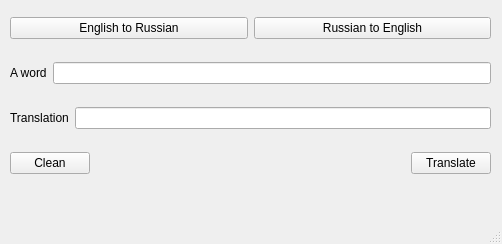
<?xml version="1.0" encoding="UTF-8"?>
<ui version="4.0">
 <class>Translator</class>
 <widget class="QMainWindow" name="Translator">
  <property name="geometry">
   <rect>
    <x>0</x>
    <y>0</y>
    <width>502</width>
    <height>244</height>
   </rect>
  </property>
  <property name="windowTitle">
   <string>Translator</string>
  </property>
  <widget class="QWidget" name="centralwidget">
   <widget class="QWidget" name="horizontalLayoutWidget">
    <property name="geometry">
     <rect>
      <x>10</x>
      <y>0</y>
      <width>481</width>
      <height>191</height>
     </rect>
    </property>
    <layout class="QHBoxLayout" name="horizontalLayout_6">
     <item>
      <layout class="QVBoxLayout" name="verticalLayout">
       <item>
        <layout class="QHBoxLayout" name="horizontalLayout_4">
         <item>
          <widget class="QPushButton" name="btn_chang_eng">
           <property name="text">
            <string>English to Russian</string>
           </property>
          </widget>
         </item>
         <item>
          <widget class="QPushButton" name="btn_chang_rus">
           <property name="text">
            <string>Russian to English</string>
           </property>
          </widget>
         </item>
        </layout>
       </item>
       <item>
        <layout class="QHBoxLayout" name="horizontalLayout_2">
         <item>
          <widget class="QLabel" name="label_w">
           <property name="text">
            <string>A word</string>
           </property>
          </widget>
         </item>
         <item>
          <widget class="QLineEdit" name="line_word"/>
         </item>
        </layout>
       </item>
       <item>
        <layout class="QHBoxLayout" name="horizontalLayout">
         <item>
          <widget class="QLabel" name="label_t">
           <property name="text">
            <string>Translation</string>
           </property>
          </widget>
         </item>
         <item>
          <widget class="QLineEdit" name="line_trans"/>
         </item>
        </layout>
       </item>
       <item>
        <layout class="QHBoxLayout" name="horizontalLayout_3">
         <item>
          <widget class="QPushButton" name="clean_btn">
           <property name="text">
            <string>Clean</string>
           </property>
          </widget>
         </item>
         <item>
          <spacer name="horizontalSpacer">
           <property name="orientation">
            <enum>Qt::Horizontal</enum>
           </property>
           <property name="sizeHint" stdset="0">
            <size>
             <width>40</width>
             <height>20</height>
            </size>
           </property>
          </spacer>
         </item>
         <item>
          <widget class="QPushButton" name="push_btn">
           <property name="text">
            <string>Translate</string>
           </property>
          </widget>
         </item>
        </layout>
       </item>
      </layout>
     </item>
    </layout>
   </widget>
  </widget>
  <widget class="QMenuBar" name="menubar">
   <property name="geometry">
    <rect>
     <x>0</x>
     <y>0</y>
     <width>502</width>
     <height>25</height>
    </rect>
   </property>
  </widget>
  <widget class="QStatusBar" name="statusbar"/>
 </widget>
 <resources/>
 <connections/>
</ui>
